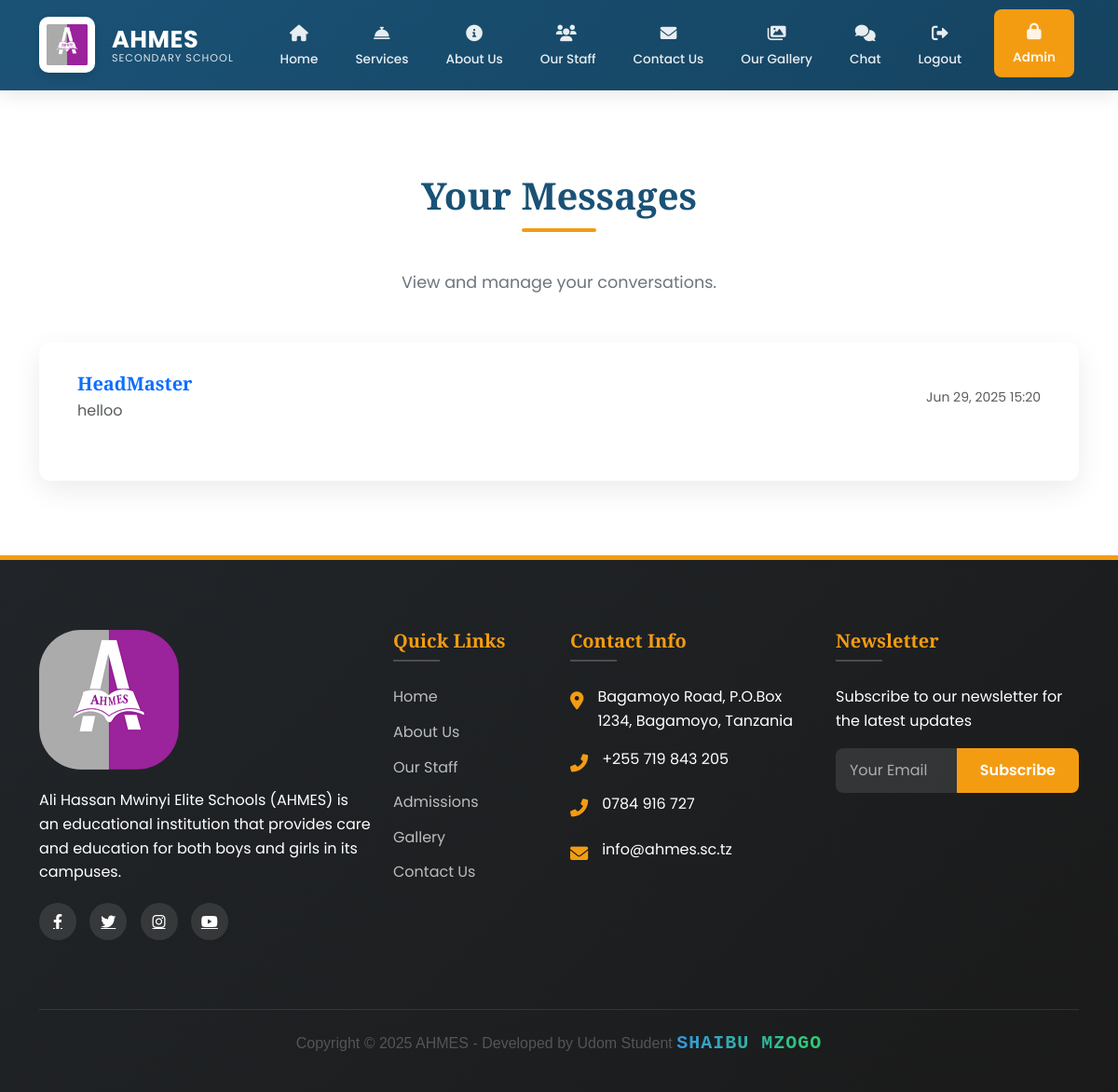
The app's page /inbox/ (signed in), older data.
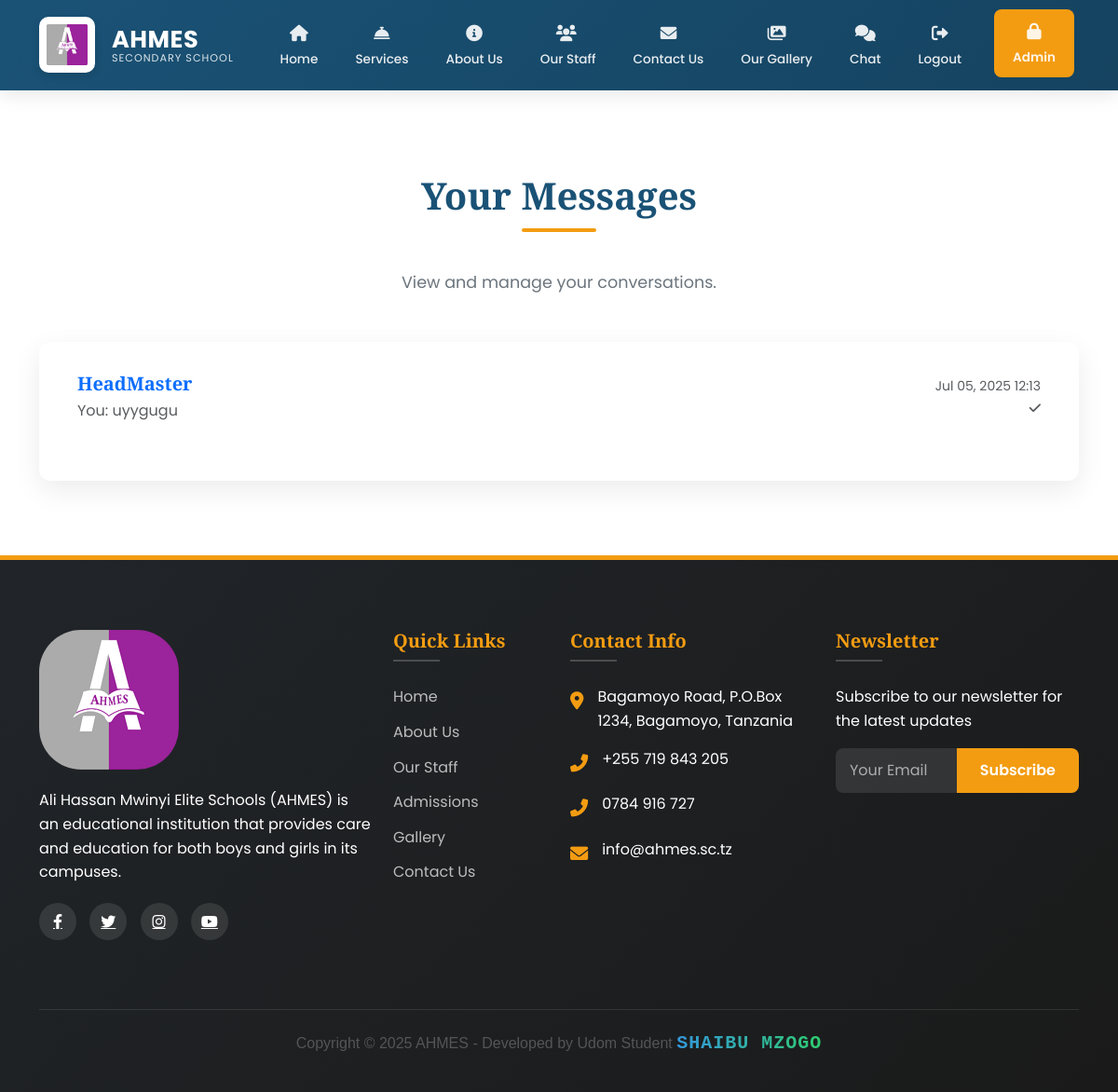
The same page, newer data.
### main/models.py (models this page shows, shortened)
class Conversation(models.Model):
    participants = models.ManyToManyField(User, related_name='conversations')
    created_at = models.DateTimeField(auto_now_add=True)
    updated_at = models.DateTimeField(auto_now=True)
    class Meta:
        ordering = ['-updated_at']

class User(AbstractUser):
    is_admin = models.BooleanField(default=False)
    is_staff_member = models.BooleanField(default=False)
    last_activity = models.DateTimeField(null=True, blank=True)
    groups = models.ManyToManyField(
        Group,
        verbose_name=_('groups'),
        blank=True,
        help_text=_(
            'The groups this user belongs to. A user will get all permissions '
            'granted to each of their groups.'
        ),
        related_name="custom_user_set",
        related_query_name="user",
    )
    user_permissions = models.ManyToManyField(
        Permission,
        verbose_name=_('user permissions'),
        blank=True,
        help_text=_('Specific permissions for this user.'),
        related_name="custom_user_set",
        related_query_name="user",
    )
    class Meta:
        swappable = 'AUTH_USER_MODEL'
        db_table = 'auth_user'
    def __str__(self):
        return self.username

class Message(models.Model):
    conversation = models.ForeignKey('Conversation', on_delete=models.CASCADE, related_name='messages')
    sender = models.ForeignKey(User, on_delete=models.CASCADE)
    content = models.TextField(blank=True)
    file = CloudinaryField(
        folder='chat_attachments/',
        null=True,
        blank=True,
        resource_type='auto',
        validators=[FileExtensionValidator(allowed_extensions=[
            'jpg', 'jpeg', 'png', 'gif', 'pdf', 'doc', 'docx',
            'xls', 'xlsx', 'ppt', 'pptx', 'txt', 'mp3', 'mp4', 'mov', 'avi'
        ])]
    )
    timestamp = models.DateTimeField(auto_now_add=True)
    is_read = models.BooleanField(default=False)
    read_at = models.DateTimeField(null=True, blank=True)
    class Meta:
        ordering = ['timestamp']

### main/views.py (the view)
# urls.py: path('inbox/', inbox, name='inbox'),
@login_required
def inbox(request):
    conversations = Conversation.objects.filter(
        participants=request.user
    ).prefetch_related(
        'participants',
        'messages',
        'messages__sender'
    ).annotate(
        last_message_time=Max('messages__timestamp')
    ).order_by('-last_message_time')
    total_unread = Message.objects.filter(
        conversation__participants=request.user,
        is_read=False
    ).exclude(
        sender=request.user
    ).count()
    conversations_with_other = []
    for conversation in conversations:
        other_user = conversation.participants.exclude(id=request.user.id).first()
        last_message = conversation.messages.order_by('-timestamp').first()
        unread_count = conversation.messages.filter(
            is_read=False
        ).exclude(
            sender=request.user
        ).count()
        conversations_with_other.append({
            'conversation': conversation,
            'other_user': other_user,
            'last_message': last_message,
            'unread_count': unread_count
        })
    return render(request, 'chat/inbox.html', {
        'conversations_with_other': conversations_with_other,
    })

### main/context_processors.py (called while the page is built)
def admin_counts(request):
    if request.user.is_authenticated and request.user.is_admin:
        return {
            'pending_comments': Comment.objects.filter(is_approved=False).count(),
            'gallery_count': Gallery.objects.count(),
        }
    return {}

def unread_messages_count(request):
    if request.user.is_authenticated:
        count = Message.objects.filter(
            conversation__participants=request.user,
            is_read=False
        ).exclude(
            sender=request.user
        ).count()
        print(f"DEBUG: Unread messages count for {request.user}: {count}")  # Debug output
        return {'unread_messages_count': count}
    return {}

### main/templates/chat/inbox.html (shortened to what this page needs)
{% extends 'main/base.html' %}
{% block content %}
<section class="section">
  <div class="container">
    <h2 class="section-title">Your Messages</h2>
    <p class="section-subtitle">View and manage your conversations.</p>
    <div class="row">
      <div class="col-12">
        <div class="card" data-aos="fade-up">
          <div class="card-body">
            <div id="conversationsList">
              {% if conversations_with_other %}
                <ul class="list-group list-group-flush" id="conversationsContainer">
                  {% for item in conversations_with_other %}
                    <li class="list-group-item conversation-item" data-conversation-id="{{ item.conversation.id }}">
                      <a href="{% url 'chat' item.conversation.id %}" class="text-decoration-none">
                        <div class="d-flex justify-content-between align-items-center">
                          <div>
                            <h5 class="mb-1">
                              {{ item.other_user.username }}
                            </h5>
                            {% if item.last_message %}
                              <p class="mb-0 text-muted last-message">
                                {% if item.last_message.sender == request.user %}You: {% endif %}
                                {{ item.last_message.content|truncatechars:50 }}
                              </p>
                            {% endif %}
                          </div>
                          <div class="text-end">
                            {% if item.last_message %}
                              <small class="text-muted d-block message-time">
                                {{ item.last_message.timestamp|date:"M d, Y H:i" }}
                              </small>
                              {% if item.last_message.sender == request.user %}
                                <small class="read-status">
                                  {% if item.last_message.is_read %}
                                    <i class="fas fa-check-double text-primary" title="Read"></i>
                                  {% else %}
                                    <i class="fas fa-check text-muted" title="Sent"></i>
                                  {% endif %}
                                </small>
                              {% endif %}
                            {% endif %}
                          </div>
                        </div>
                      </a>
                    </li>
                  {% endfor %}
                </ul>
              {% else %}
                <p class="text-center text-muted">No conversations yet. Start a new conversation!</p>
              {% endif %}
            </div>
          </div>
        </div>
      </div>
    </div>
  </div>
</section>
{% endblock %}
{% block extra_js %}
<link rel="stylesheet" href="https://cdnjs.cloudflare.com/ajax/libs/font-awesome/6.0.0/css/all.min.css">
{% endblock %}

### main/templates/main/base.html (shortened to what this page needs)
<!DOCTYPE html>
<html lang="en">
  <head>
    {% load static %}
    <link
      href="https://cdn.jsdelivr.net/npm/bootstrap@5.3.2/dist/css/bootstrap.min.css"
      rel="stylesheet"
    />
    <link
      rel="stylesheet"
      href="https://cdnjs.cloudflare.com/ajax/libs/font-awesome/6.4.0/css/all.min.css"
    />
    <link href="https://unpkg.com/aos@2.3.1/dist/aos.css" rel="stylesheet" />
    <link
      href="https://cdn.jsdelivr.net/npm/bootstrap@5.3.0/dist/css/bootstrap.min.css"
      rel="stylesheet"
    />
    <link
      href="https://cdn.jsdelivr.net/npm/aos@2.3.4/dist/aos.css"
      rel="stylesheet"
    />
    <link
      href="https://cdnjs.cloudflare.com/ajax/libs/font-awesome/6.0.0/css/all.min.css"
      rel="stylesheet"
    />
  </head>
  <body>
    <br />
    <nav class="navbar navbar-expand-lg navbar-dark fixed-top">
      <div class="container">
        <a
          class="navbar-brand d-flex align-items-center"
          href="{% url 'home' %}"
        >
          <div class="logo-container me-2">
            <img
              src="{% static 'images/Ahmes.PNG' %}"
              alt="AHMES Logo"
              class="logo-img"
            />
          </div>
          <div class="brand-text">
            <span class="brand-name">AHMES</span>
            <span class="brand-subtitle">SECONDARY SCHOOL</span>
          </div>
        </a>
        <div class="collapse navbar-collapse" id="navbarNav">
          <ul class="navbar-nav ms-auto">
            <li class="nav-item">
              <a
                class="nav-link {% if request.path == '/' %}active{% endif %}"
                href="{% url 'home' %}"
              >
                <span class="nav-icon"><i class="fas fa-home"></i></span>
                <span class="nav-text">Home</span>
              </a>
            </li>
            <li class="nav-item">
              <a
                class="nav-link {% if 'services' in request.path %}active{% endif %}"
                href="{% url 'services' %}"
              >
                <span class="nav-icon"
                  ><i class="fas fa-concierge-bell"></i
                ></span>
                <span class="nav-text">Services</span>
              </a>
            </li>
            <li class="nav-item">
              <a
                class="nav-link {% if 'about' in request.path %}active{% endif %}"
                href="{% url 'about' %}"
              >
                <span class="nav-icon"><i class="fas fa-info-circle"></i></span>
                <span class="nav-text">About Us</span>
              </a>
            </li>
            <li class="nav-item">
              <a
                class="nav-link {% if 'staff' in request.path %}active{% endif %}"
                href="{% url 'staff' %}"
              >
                <span class="nav-icon"><i class="fas fa-users me-1"></i></span>
                <span class="nav-text">Our Staff</span>
              </a>
            </li>
            <li class="nav-item">
              <a
                class="nav-link {% if 'contact' in request.path %}active{% endif %}"
                href="{% url 'contact' %}"
              >
                <span class="nav-icon"><i class="fas fa-envelope"></i></span>
                <span class="nav-text">Contact Us</span>
              </a>
            </li>
            <li class="nav-item">
              <a
                class="nav-link {% if 'gallery' in request.path %}active{% endif %}"
                href="{% url 'gallery' %}"
              >
                <span class="nav-icon"><i class="fas fa-images"></i></span>
                <span class="nav-text">Our Gallery</span>
              </a>
            </li>
            {% if user.is_authenticated %}
            <li class="nav-item">
              <a
                class="nav-link {% if 'chat' in request.path %}active{% endif %}"
                href="{% url 'inbox' %}"
              >
                <span class="nav-icon"><i class="fas fa-comments"></i></span>
                <span class="nav-text">Chat</span>
              </a>
            </li>
            {% endif %}
            <li class="nav-item">
  {% if request.user.is_authenticated %}
    <a
      class="nav-link"
      href="{% url 'logout' %}"
      onclick="event.preventDefault(); document.getElementById('logout-form').submit();"
    >
      <span class="nav-icon"><i class="fas fa-sign-out-alt"></i></span>
      <span class="nav-text">Logout</span>
    </a>
  {% endif %}
</li>
            <li class="nav-item">
              <a class="nav-link cta-button" href="{% url 'admin_login' %}">
                <span class="nav-icon"><i class="fas fa-lock"></i></span>
                <span class="nav-text">Admin</span>
              </a>
            </li>
          </ul>
        </div>
      </div>
    </nav>
    {% block content %}{% endblock %}
    <footer>
      <div class="container">
        <div class="row">
          <div class="col-lg-4 mb-4" data-aos="fade-up">
            <img
              src="{% static 'images/Ahmes.PNG' %}"
              alt="AHMES Logo"
              class="footer-logo"
              style="border-radius: 30%"
            />
            <div class="footer-about">
              <p>
                Ali Hassan Mwinyi Elite Schools (AHMES) is an educational
                institution that provides care and education for both boys and
                girls in its campuses.
              </p>
            </div>
            <div class="social-icons">
              <a href="#"><i class="fab fa-facebook-f"></i></a>
              <a href="#"><i class="fab fa-twitter"></i></a>
              <a href="#"><i class="fab fa-instagram"></i></a>
              <a href="#"><i class="fab fa-youtube"></i></a>
            </div>
          </div>
          <div
            class="col-lg-2 col-md-6 mb-4"
            data-aos="fade-up"
            data-aos-delay="100"
          >
            <div class="footer-links">
              <h5>Quick Links</h5>
              <ul>
                <li><a href="{% url 'home' %}">Home</a></li>
                <li><a href="{% url 'about' %}">About Us</a></li>
                <li><a href="{% url 'staff' %}">Our Staff</a></li>
                <li><a href="{% url 'under_development' %}">Admissions</a></li>
                <li><a href="{% url 'gallery' %}">Gallery</a></li>
                <li><a href="{% url 'contact' %}">Contact Us</a></li>
              </ul>
            </div>
          </div>
          <div
            class="col-lg-3 col-md-6 mb-4"
            data-aos="fade-up"
            data-aos-delay="200"
          >
            <div class="footer-links">
              <h5>Contact Info</h5>
              <div class="contact-info">
                <div class="contact-item">
                  <div class="contact-icon">
                    <i class="fas fa-map-marker-alt"></i>
                  </div>
                  <div>Bagamoyo Road, P.O.Box 1234, Bagamoyo, Tanzania</div>
                </div>
                <div class="contact-item">
                  <div class="contact-icon">
                    <i class="fas fa-phone-alt"></i>
                  </div>
                  <div>+255 719 843 205</div>
                </div>
                <div class="contact-item">
                  <div class="contact-icon">
                    <i class="fas fa-phone-alt"></i>
                  </div>
                  <div>0784 916 727</div>
                </div>
                <div class="contact-item">
                  <div class="contact-icon">
                    <i class="fas fa-envelope"></i>
                  </div>
                  <div>info@ahmes.sc.tz</div>
                </div>
              </div>
            </div>
          </div>
          <div
            class="col-lg-3 col-md-6 mb-4"
            data-aos="fade-up"
            data-aos-delay="300"
          >
            <div class="footer-links">
              <h5>Newsletter</h5>
              <p>Subscribe to our newsletter for the latest updates</p>
              <form id="newsletterForm" class="newsletter-form">
                <div class="input-group mb-3">
                  <input
                    type="email"
                    class="form-control"
                    placeholder="Your Email"
                    required
                  />
                  <button class="btn" type="submit">Subscribe</button>
                </div>
              </form>
            </div>
          </div>
        </div>
        <div class="copyright">
         <p style="font-family: Arial, sans-serif; font-size: 16px; color: #555; text-align: center;">
  Copyright © 2025 AHMES - Developed by Udom Student
  <span style="font-family: 'Courier New', monospace; font-size: 20px; color: #3498db; letter-spacing: 1px; font-weight: bold; text-transform: uppercase; background: linear-gradient(90deg, #3498db, #2ecc71); -webkit-background-clip: text; -webkit-text-fill-color: transparent;">
    Shaibu Mzogo
  </span>
</p>
        </div>
      </div>
    </footer>
    {% block extra_js %}{% endblock %}
  </body>
</html>

### main/templates/chat/inbox.html (style rules this page uses)
.message-time { white-space: nowrap; }
.last-message { white-space: nowrap; overflow: hidden; text-overflow: ellipsis; max-width: 300px; }

Row changes from the older to the newer data that the page shows:
changed Conversation "HeadMaster": last_message.content "helloo" → "uyygugu"; last_message.timestamp "Jun 29, 2025 15:20" → "Jul 05, 2025 12:13"; now shows "You:"
